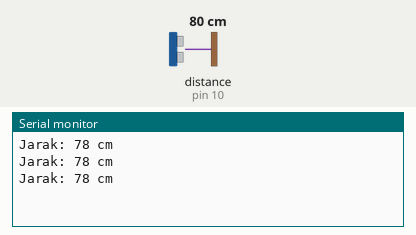
This sketch was run on a simulated Arduino Uno, built with avr-gcc and run on an emulated ATmega328P. Shown: the last lines printed to the serial monitor. Wiring (inferred from the names in the program): ultrasonic range finder: trigger pin 9; echo pin 10. Inputs (shaded band) come from the test bench; at power-on: distance to the obstacle (sensor on pin 10) 80 cm. The echo pulse lasts 58.3 µs per cm.

Above: at 1.3 s.
1.4 s: distance to the obstacle (sensor on pin 10) set to 2 cm
At 1.9 s:
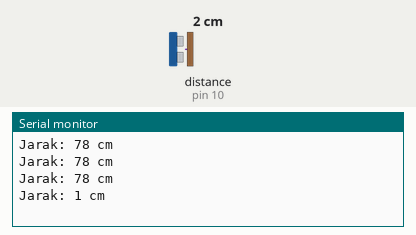
2.9 s: distance to the obstacle (sensor on pin 10) set to 4 cm
At 3.4 s:
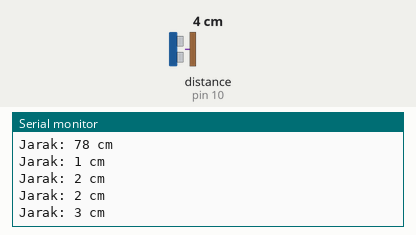
Timing chart, 0 to 5.9 s (numbered marks = the images above; inputs shaded):
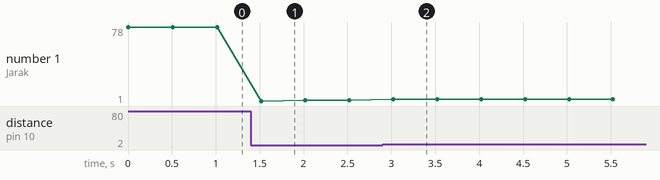

The sketch:

belajar-sensor-ultrasonik.ino
```cpp
// VCC: 5V (koneksikan ke 5V di Arduino)
// Trig: Pin digital (misal: pin 9 di Arduino)
// Echo: Pin digital (misal: pin 10 di Arduino)
// GND: Ground

// Definisikan pin yang terhubung ke trig dan echo pada sensor ultrasonik
const int trigPin = 9;
const int echoPin = 10;

// Variabel untuk menyimpan durasi dan jarak
long durasi;
int jarak;

void setup() {
  // Inisialisasi komunikasi serial pada baud rate 9600
  Serial.begin(9600);

  // Set trigPin sebagai output dan echoPin sebagai input
  pinMode(trigPin, OUTPUT);
  pinMode(echoPin, INPUT);
}

void loop() {
  // Mulai dengan memastikan trigPin low
  digitalWrite(trigPin, LOW);
  delayMicroseconds(2);

  // Kirim sinyal ultrasonik selama 10 mikrodetik
  digitalWrite(trigPin, HIGH);
  delayMicroseconds(10);
  digitalWrite(trigPin, LOW);

  // Baca durasi dari echoPin (waktu pantulan sinyal ultrasonik)
  durasi = pulseIn(echoPin, HIGH);

  // Hitung jarak (durasi dikali 0.0343 lalu dibagi 2)
  jarak = durasi * 0.034 / 2;

  // Tampilkan jarak pada Serial Monitor
  Serial.print("Jarak: ");
  Serial.print(jarak);
  Serial.println(" cm");

  // Delay 500 ms sebelum pengukuran berikutnya
  delay(500);
}
```

Measured:
- after the input at 1.4 s, the serial monitor: prints a new line after 0.12 s (image 1)
- after the input at 2.9 s, the serial monitor: prints a new line after 0.12 s (image 2)
- plotted number 1: 78 → 2 after the input at 1.4 s, 2 → 3 after the input at 2.9 s
